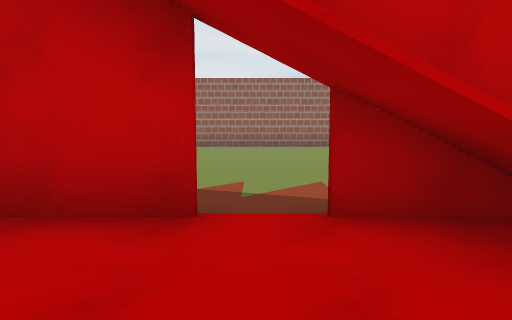
view 1 (above)

22 first-person views from a walk through a scene from a Unity 3-D project. The camera is 1.4 m above the floor, tilts 6° down and sees 70° across. The floor is counted in squares, 2 m on a side. Each view is taken from the middle of a square. On the plan, view 1 faces up. The plan holds only what a view shows up to about 11 squares ahead; the rest is blank. The place goes on beyond the plan. The player is left out.

view 2
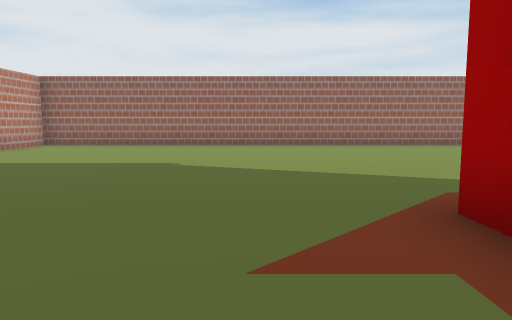

view 3
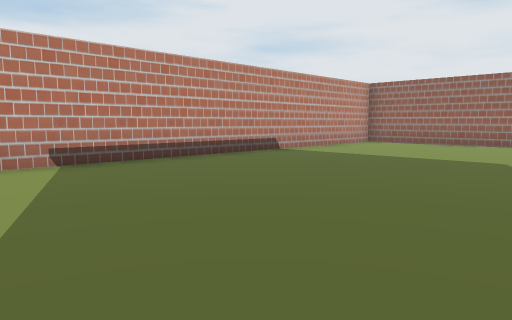

view 4
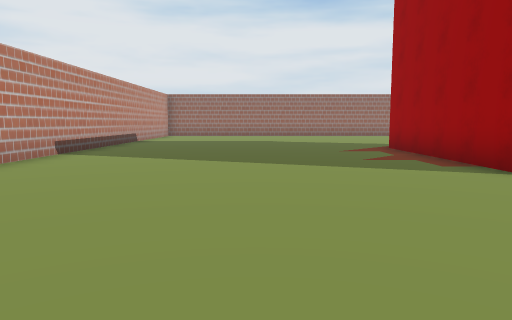

view 5
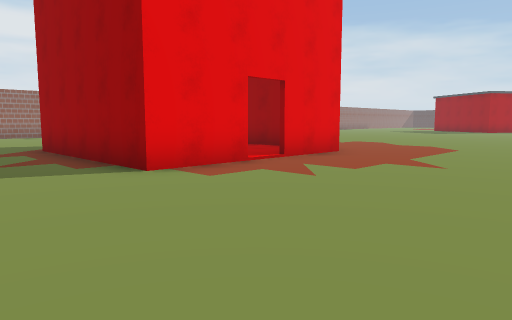

view 6
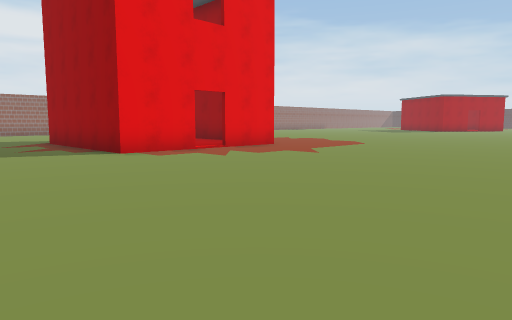

view 7
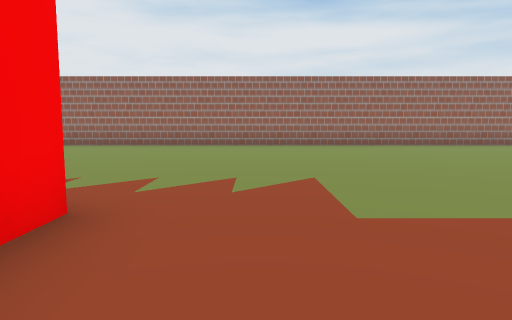

view 8
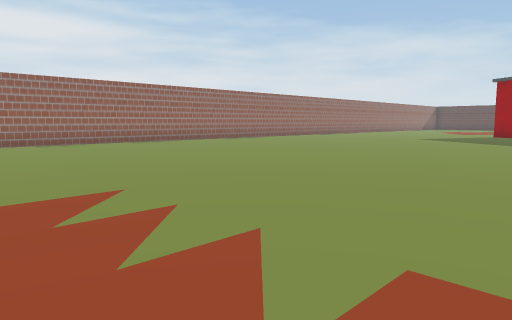

view 9
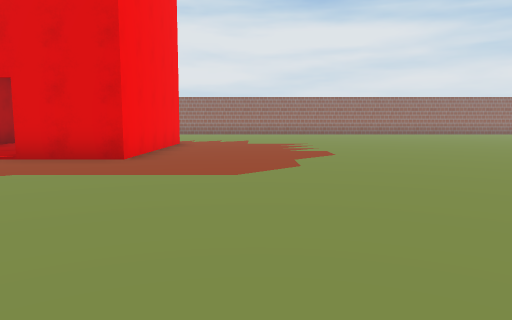

view 10
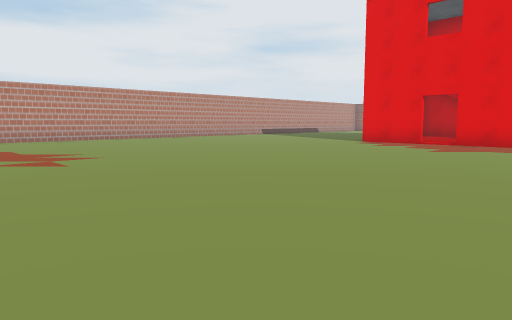

view 11
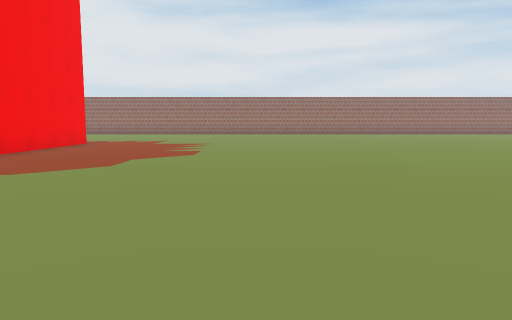

view 12
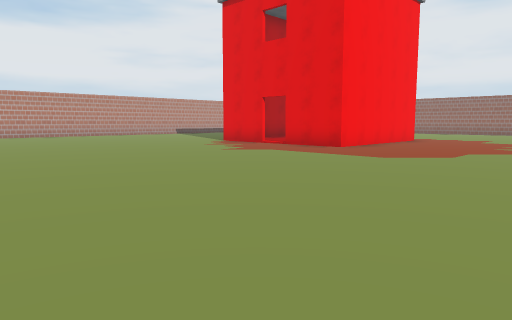

view 13
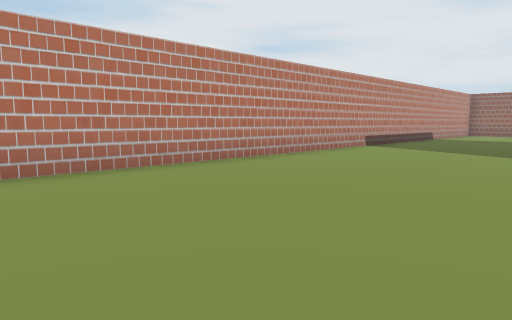

view 14
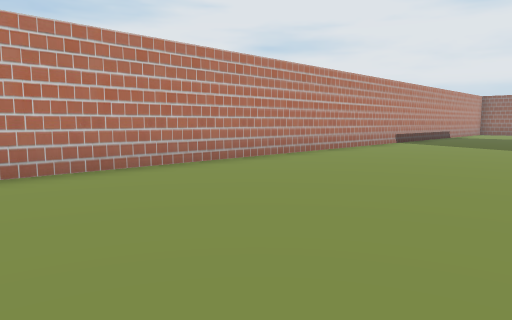

view 15
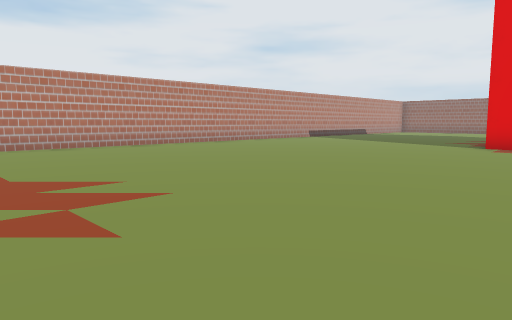

view 16
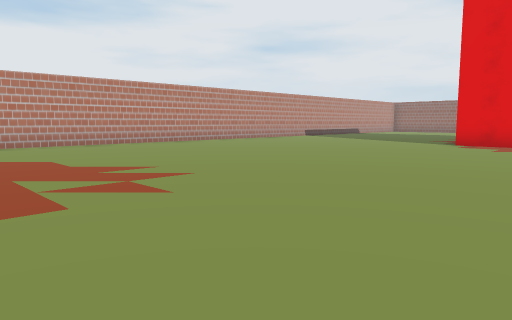

view 17
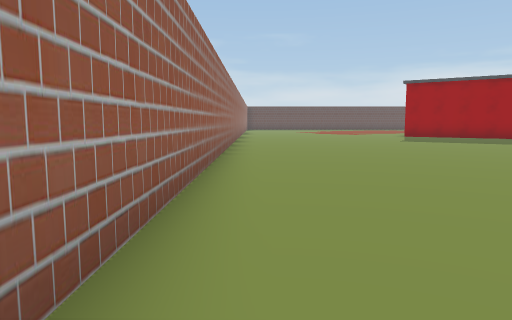

view 18
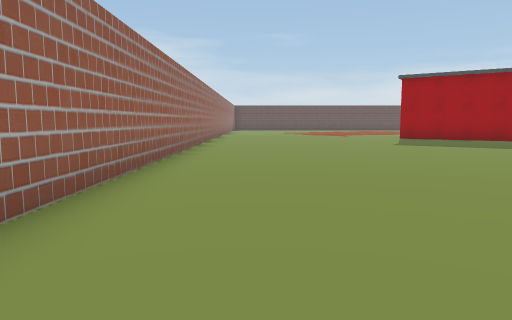

view 19
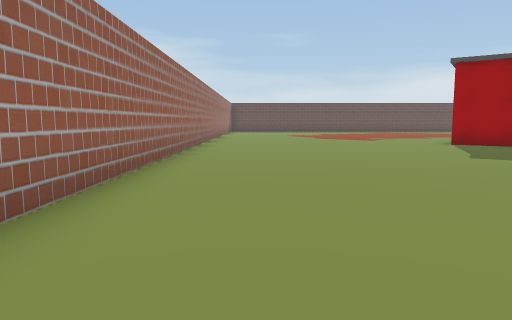

view 20
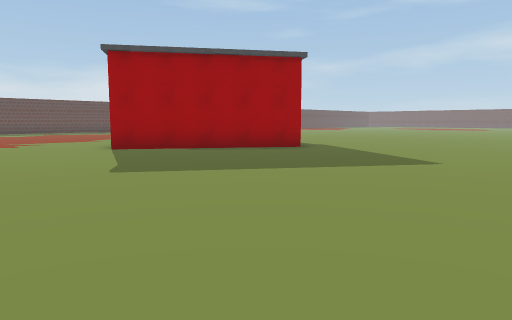

view 21
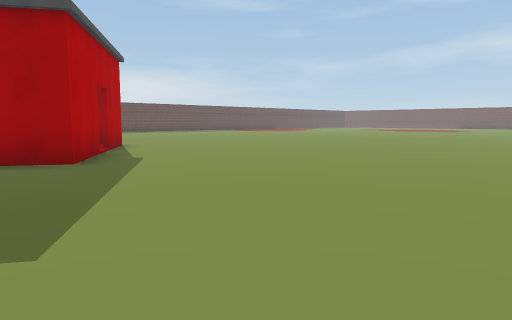

view 22
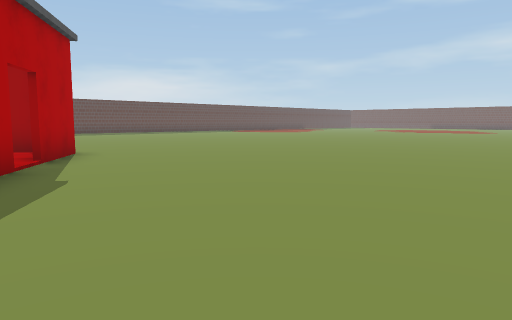

### Floor plan
Key: @ floor where view 1 was taken; # wall or solid block; . floor; B building.
Columns run from 11 left of view 1 to 26 right of it. Each row starts with its distance up from view 1.
 11 ####################################
 10 #...................................
  9 #...................................
  8 #...................................
  7 #...................................
  6 #...................................
  5 #.....................................
  4 #.....................................
  3 #........BB........................B..
  2 #........B  BB....................BB
  1 #........B   B....................B
  0 #........B @ B...................B
 -1 #........B   B..................BB
 -2 #........BB.BB........... .......BB
 -3 #.......................   ........BBB
 -4 #.......................   .........B.
 -5 #......................    ...........
 -6 #.....................     ...........
 -7 #.....................     ...........
 -8 #....................       ..........
 -9 #...................        .........
-10 #...................        ........
-11 #...................        .......
-12 #...............             .....
-13     ............              ...
-14          .......

Where each view was taken, in squares from view 1:
view 1: 0 up, 0 right, facing up
view 2: 0 up, 4 left, facing up
view 3: 1 down, 4 left, facing up-left
view 4: 7 down, 6 left, facing up
view 5: 7 down, 5 left, facing up-right
view 6: 10 down, 6 left, facing up-right
view 7: 0 up, 4 right, facing up
view 8: 1 down, 5 right, facing up-right
view 9: 9 down, 5 right, facing up
view 10: 14 down, 4 right, facing up-left
view 11: 9 down, 8 right, facing up
view 12: 11 down, 8 right, facing up-left
view 13: 9 down, 5 left, facing up-left
view 14: 11 down, 5 left, facing up-left
view 15: 13 down, 0 right, facing up-left
view 16: 14 down, 1 right, facing up-left
view 17: 10 up, 7 right, facing right
view 18: 9 up, 9 right, facing right
view 19: 9 up, 13 right, facing right
view 20: 7 up, 15 right, facing down-right
view 21: 1 up, 15 right, facing down-right
view 22: 1 down, 17 right, facing down-right
